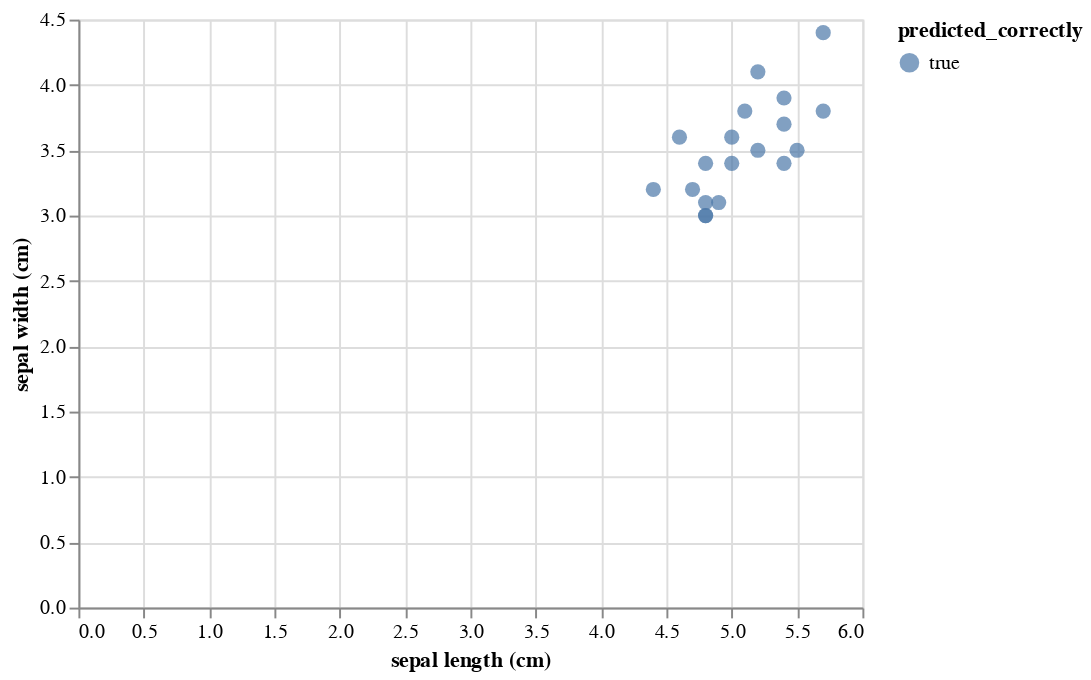

The code cell stored with this chart in its notebook:
### Code cell
model_uri = os.path.join(run.to_dictionary()['info']['artifact_uri'], 'viz')
loaded = mlflow_vismod.load_model(
    model_uri=model_uri,
    style='vegalite'
)

loaded.display(iris_dataset[iris_dataset['target'] == 0])

### Figure 1 — Vega-Lite specification as saved in the notebook (floating-point values rounded to 4 significant figures)
{"config": {"view": {"continuousWidth": 400, "continuousHeight": 300}}, "data": {"name": "data-0835589f17828aa2d6491b175162fd0f"}, "mark": {"type": "circle", "size": 60}, "encoding": {"color": {"type": "nominal", "field": "predicted_correctly"}, "tooltip": [{"type": "quantitative", "field": "sepal length (cm)"}, {"type": "quantitative", "field": "sepal width (cm)"}, {"type": "quantitative", "field": "petal length (cm)"}, {"type": "quantitative", "field": "petal width (cm)"}, {"type": "quantitative", "field": "target"}, {"type": "quantitative", "field": "predicted"}, {"type": "nominal", "field": "predicted_correctly"}], "x": {"type": "quantitative", "field": "sepal length (cm)"}, "y": {"type": "quantitative", "field": "sepal width (cm)"}}, "selection": {"selector002": {"type": "interval", "bind": "scales", "encodings": ["x", "y"]}}, "$schema": "https://vega.github.io/schema/vega-lite/v4.8.1.json", "datasets": {"data-0835589f17828aa2d6491b175162fd0f": [{"sepal length (cm)": 5.7, "sepal width (cm)": 3.8, "petal length (cm)": 1.7, "petal width (cm)": 0.3, "target": 0, "predicted": 0, "predicted_correctly": true}, {"sepal length (cm)": 5.4, "sepal width (cm)": 3.4, "petal length (cm)": 1.5, "petal width (cm)": 0.4, "target": 0, "predicted": 0, "predicted_correctly": true}, {"sepal length (cm)": 4.8, "sepal width (cm)": 3.0, "petal length (cm)": 1.4, "petal width (cm)": 0.1, "target": 0, "predicted": 0, "predicted_correctly": true}, {"sepal length (cm)": 5.5, "sepal width (cm)": 3.5, "petal length (cm)": 1.3, "petal width (cm)": 0.2, "target": 0, "predicted": 0, "predicted_correctly": true}, {"sepal length (cm)": 4.9, "sepal width (cm)": 3.1, "petal length (cm)": 1.5, "petal width (cm)": 0.1, "target": 0, "predicted": 0, "predicted_correctly": true}, {"sepal length (cm)": 5.1, "sepal width (cm)": 3.8, "petal length (cm)": 1.5, "petal width (cm)": 0.3, "target": 0, "predicted": 0, "predicted_correctly": true}, {"sepal length (cm)": 4.7, "sepal width (cm)": 3.2, "petal length (cm)": 1.6, "petal width (cm)": 0.2, "target": 0, "predicted": 0, "predicted_correctly": true}, {"sepal length (cm)": 5.0, "sepal width (cm)": 3.4, "petal length (cm)": 1.6, "petal width (cm)": 0.4, "target": 0, "predicted": 0, "predicted_correctly": true}, {"sepal length (cm)": 4.8, "sepal width (cm)": 3.0, "petal length (cm)": 1.4, "petal width (cm)": 0.3, "target": 0, "predicted": 0, "predicted_correctly": true}, {"sepal length (cm)": 4.8, "sepal width (cm)": 3.1, "petal length (cm)": 1.6, "petal width (cm)": 0.2, "target": 0, "predicted": 0, "predicted_correctly": true}, {"sepal length (cm)": 4.6, "sepal width (cm)": 3.6, "petal length (cm)": 1.0, "petal width (cm)": 0.2, "target": 0, "predicted": 0, "predicted_correctly": true}, {"sepal length (cm)": 5.7, "sepal width (cm)": 4.4, "petal length (cm)": 1.5, "petal width (cm)": 0.4, "target": 0, "predicted": 0, "predicted_correctly": true}, {"sepal length (cm)": 4.8, "sepal width (cm)": 3.4, "petal length (cm)": 1.6, "petal width (cm)": 0.2, "target": 0, "predicted": 0, "predicted_correctly": true}, {"sepal length (cm)": 4.4, "sepal width (cm)": 3.2, "petal length (cm)": 1.3, "petal width (cm)": 0.2, "target": 0, "predicted": 0, "predicted_correctly": true}, {"sepal length (cm)": 5.2, "sepal width (cm)": 3.5, "petal length (cm)": 1.5, "petal width (cm)": 0.2, "target": 0, "predicted": 0, "predicted_correctly": true}, {"sepal length (cm)": 5.0, "sepal width (cm)": 3.6, "petal length (cm)": 1.4, "petal width (cm)": 0.2, "target": 0, "predicted": 0, "predicted_correctly": true}, {"sepal length (cm)": 5.2, "sepal width (cm)": 4.1, "petal length (cm)": 1.5, "petal width (cm)": 0.1, "target": 0, "predicted": 0, "predicted_correctly": true}, {"sepal length (cm)": 5.4, "sepal width (cm)": 3.9, "petal length (cm)": 1.3, "petal width (cm)": 0.4, "target": 0, "predicted": 0, "predicted_correctly": true}, {"sepal length (cm)": 5.4, "sepal width (cm)": 3.7, "petal length (cm)": 1.5, "petal width (cm)": 0.2, "target": 0, "predicted": 0, "predicted_correctly": true}]}}
